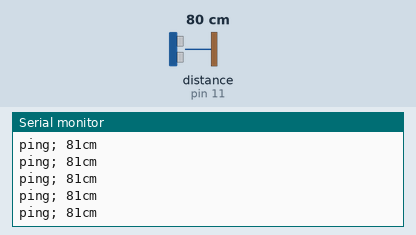
Simulated run of this sketch. Board: Arduino Uno, built with avr-gcc and run on an emulated ATmega328P. Parts: the last lines printed to the serial monitor. The test bench sets the inputs (shaded band); at power-on: distance to the obstacle (sensor on pin 11) 80 cm. The echo pulse lasts 58.3 µs per cm.

Above: at 1.2 s.
1.3 s: distance to the obstacle (sensor on pin 11) set to 2 cm
At 1.34 s:
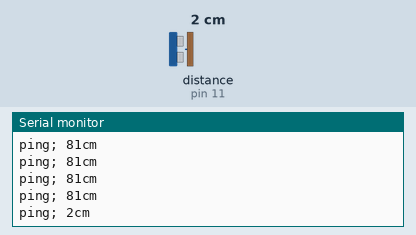
2.8 s: distance to the obstacle (sensor on pin 11) set to 250 cm
At 2.87 s:
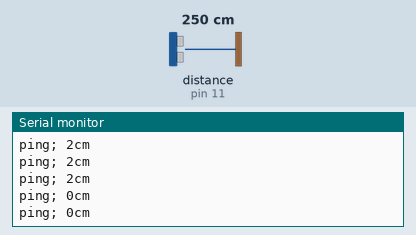
Timing chart, 0 to 5.8 s (numbered marks = the images above; inputs shaded):
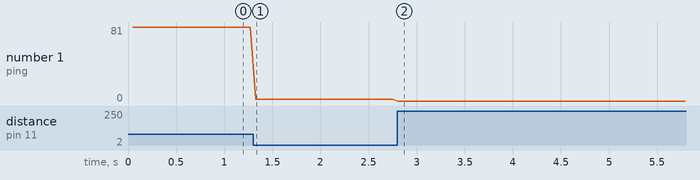

The sketch:

motion_sensor.ino
```cpp
#include<NewPing.h>
#define TRIGGER_PIN 12
#define ECHO_PIN 11
#define MAX_DISTANCE 200

NewPing sonar(TRIGGER_PIN, ECHO_PIN, MAX_DISTANCE);

void setup() {


  Serial.begin(115200);
}

void loop() {
  delay(50);
  Serial.print("ping; ")
  ;  Serial.print(sonar.ping_cm());
  Serial.println("cm")


;}
```

Measured:
- after the input at 1.3 s, the serial monitor: prints a new line at once (image 1)
- after the input at 2.8 s, the serial monitor: prints a new line at once (image 2)
- plotted number 1: 81 → 2 after the input at 1.3 s, 2 → 0 after the input at 2.8 s
